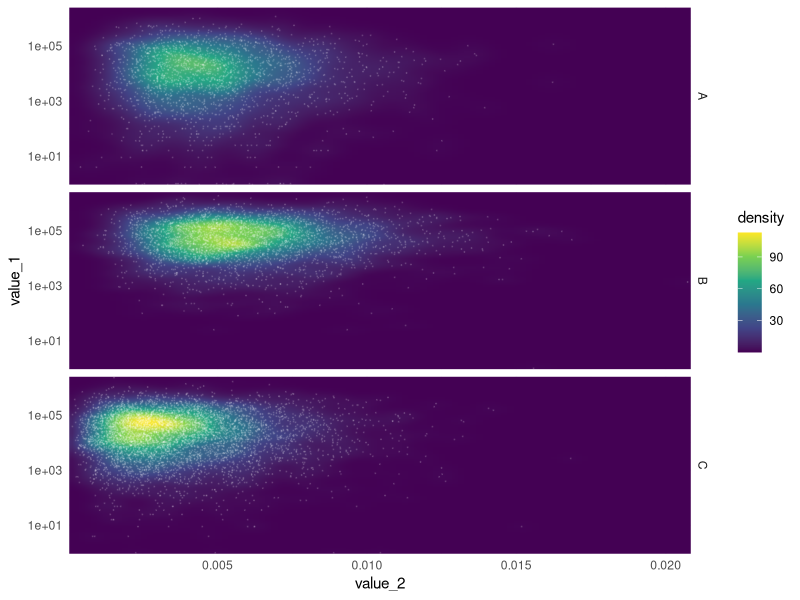

Reproduce this figure in R.
## ---- chunk 1
knitr::opts_chunk$set(echo = TRUE)
## ---- chunk 2
library(ggplot2)
library(magrittr)
library(dplyr)
## ---- chunk 3
cnt_group <- c(2000, 3000, 5000)

value_1 <- c((round(rbeta(n = cnt_group[1], shape1 = 1, shape2 = 700) * 1e5) ^2),
             (round(rbeta(n = cnt_group[2], shape1 = 2, shape2 = 720) * 1e5) ^2),
             (round(rbeta(n = cnt_group[3], shape1 = 1.5, shape2 = 750) * 1e5) ^2))

value_2 <- c(rbeta(n = cnt_group[1], shape1 = 5, shape2 = 1000),
             rbeta(n = cnt_group[2], shape1 = 6, shape2 = 1000),
             rbeta(n = cnt_group[3], shape1 = 3, shape2 = 800))

value_3 <- round(value_1 * value_2)


group <- c(replicate(n = cnt_group[1], expr = "A"), 
           replicate(n = cnt_group[2], expr = "B"),
           replicate(n = cnt_group[3], expr = "C"))

df <- data.frame(value_1 = value_1,
                 value_2 = value_2,
                 value_3 = value_3,
                 group = group)
## ---- chunk 4
df %>%
    ggplot(aes(x = value_2, y = value_1, group = group)) + 
        stat_density_2d(aes(fill = ..density..), geom = "raster", contour = FALSE, interpolate = TRUE) +
        geom_point(color = "white", size = 0.1, alpha = 0.1) +
        scale_fill_continuous(type = "viridis") +
        scale_y_log10(expand = c(0, 0)) +
        scale_x_continuous(expand = c(0, 0)) +
        facet_grid(group ~ .) +
        theme_minimal()
